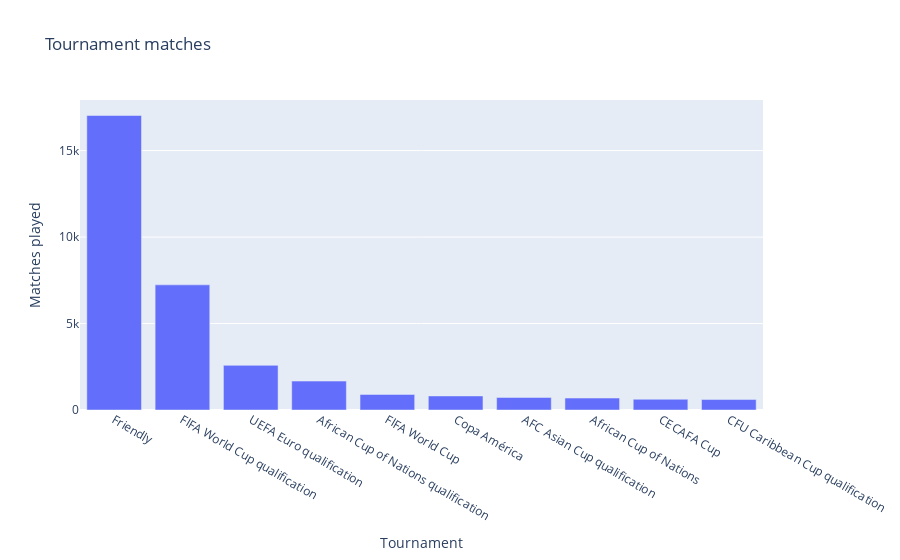

Here is the notebook cell this chart was saved with:
### Code cell
data = [go.Bar(x=df_tourn['index'], y=df_tourn['matches'])]
layout = go.Layout(title = 'Tournament matches', xaxis = dict(title = 'Tournament'), yaxis = dict(title = 'Matches played'))
fig = go.Figure(data = data, layout = layout)
fig.show()

### Figure 1 — Plotly figure (JSON) as saved in the notebook; plotly's stock layout.template omitted (floating-point values rounded to 4 significant figures)
{"data": [{"type": "bar", "x": ["Friendly", "FIFA World Cup qualification", "UEFA Euro qualification", "African Cup of Nations qualification", "FIFA World Cup", "Copa América", "AFC Asian Cup qualification", "African Cup of Nations", "CECAFA Cup", "CFU Caribbean Cup qualification"], "y": [17029, 7236, 2582, 1672, 900, 813, 724, 690, 620, 606]}], "layout": {"title": {"text": "Tournament matches"}, "xaxis": {"title": {"text": "Tournament"}}, "yaxis": {"title": {"text": "Matches played"}}}}
